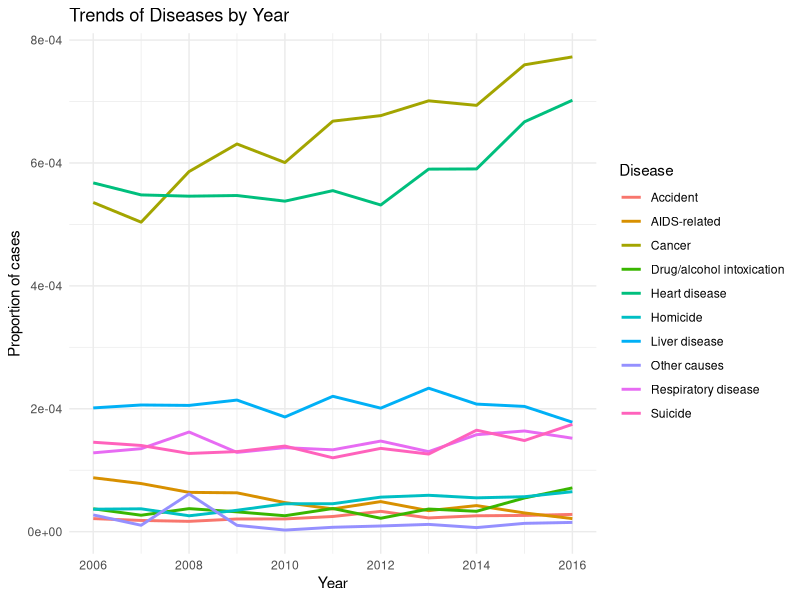
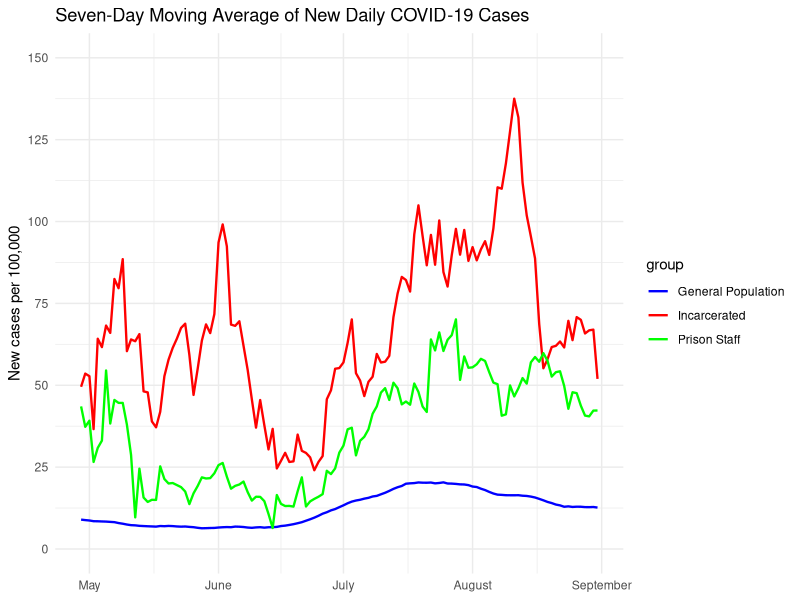
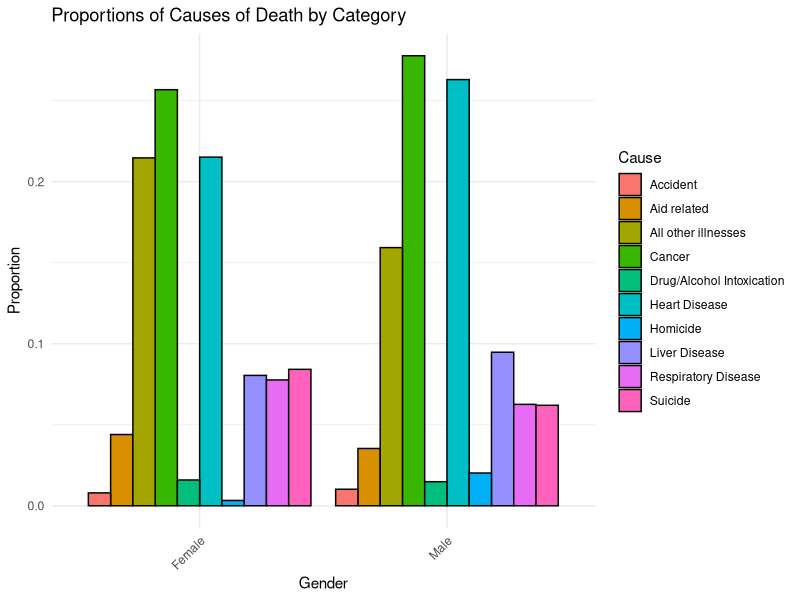
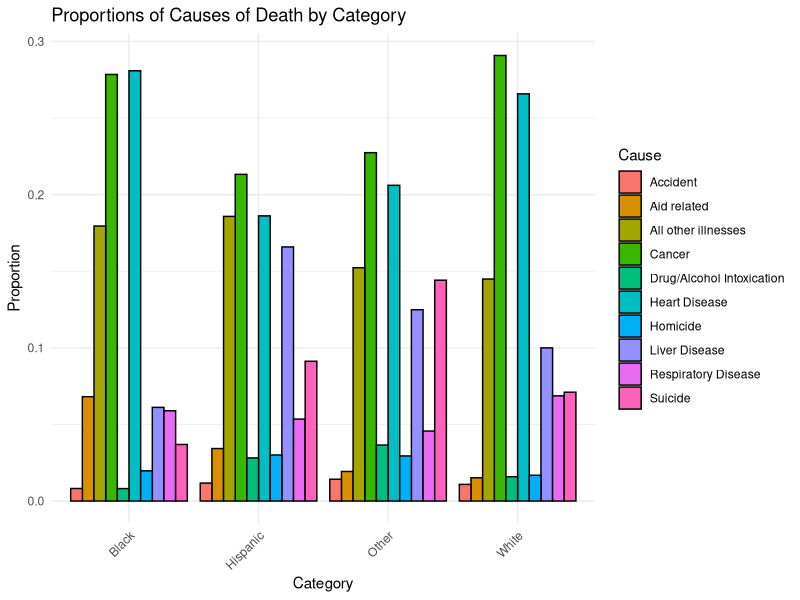

Source code (R) for these figures, in order:
## ---- chunk 1
#| include: false
#| warning: false
#| message: false

#### Preamble ####
# Purpose: Read the cleaned dataset to use it for the analysis
# Author: Kaavya Kalani, Monica Sainani, Aamishi Avarsekar
# Date: 14 February 2024
# Contact: kaavya.kalani@mail.utoronto.ca, monica.sainani@mail.utoronto.ca, aamishi.avarsekar@mail.utoronto.ca
# License: MIT
# Pre-requisites: run scripts/01-data_cleaning.R

#### Workspace setup ####
# install.packages("tidyverse")
# install.packages("knitr")
# install.packages("here")
# install.packages("ggplot2")
# install.packages("readxl")

library(ggplot2)
library(readxl)
library(tidyverse)
library(palmerpenguins)
#### Preamble ####
# Purpose: Read the cleaned dataset to use it for the analysis
# Author: Kaavya Kalani, Monica Sainani, Aamishi Avarsekar
# Date: 14 February 2024
# Contact: kaavya.kalani@mail.utoronto.ca, monica.sainani@mail.utoronto.ca, aamishi.avarsekar@mail.utoronto.ca
# License: MIT
# Pre-requisites: run scripts/01-data_cleaning.R

#### Workspace setup ####
# install.packages("tidyverse")
# install.packages("knitr")
# install.packages("here")
# install.packages("ggplot2")
# install.packages("readxl")
# install.packages("gdata")
# install.packages("dplyr")
# install.packages("haven")

library(ggplot2)
library(readxl)
library(tidyverse)
library(knitr)
library(here)
library(gdata)
library(dplyr)
library(haven)
library(knitr)
library(here)
## ---- chunk 2
#| message: false
#| echo: false
#| label: fig-overall-death
#| fig-cap: Causes of deaths among the prisoners

# Load cleaned data from CSV

health_data_by_year_long_prop <- read.csv(file=here("data/analysis_data/cleaned_health_data_by_year.csv"), header = TRUE, stringsAsFactors = FALSE)

# Create the plot
ggplot(health_data_by_year_long_prop, aes(x = as.numeric(Year), y = Proportion, color = Disease)) +
  geom_line(linewidth = 1.0) +
  labs(title = "Trends of Diseases by Year",
       x = "Year",
       y = "Proportion of cases",
       color = "Disease") +
  theme_minimal()
## ---- chunk 3
#| message: false
#| echo: false
#| label: fig-covid
#| fig-cap: Covid trends in the jail

# Load cleaned data
ts_data <- read.csv(file=here("data/analysis_data/cleaned_covid19_data.csv"), header = TRUE, stringsAsFactors = FALSE)
# Load cleaned data
ts_data <- read.csv(file=here("data/analysis_data/cleaned_covid19_data.csv"), header = TRUE, stringsAsFactors = FALSE)

#Convert date column to Date type
ts_data$date <- as.Date(ts_data$date, format = "%Y-%m-%d")


# Create the figure using ggplot2 with solid lines
ggplot(ts_data, aes(x = date, y = new_cases_per_100k, color = group)) +
  geom_line(linewidth = 0.8) +  # Adjust the line thickness here (e.g., size = 0.8)
  scale_x_date(date_labels = "%B", date_breaks = "1 month", limits = c(min(ts_data$date), max(ts_data$date))) +
  scale_y_continuous(limits = c(0, 150), breaks = seq(0, 150, 25)) +
  labs(x = NULL, y = "New cases per 100,000", title = "Seven-Day Moving Average of New Daily COVID-19 Cases") +
  theme_minimal() +
  geom_vline(xintercept = as.numeric(as.Date(c("2020-04-01", "2020-05-01", "2020-06-01", "2020-07-01", "2020-08-01", "2020-09-01"))),
             linetype = "dashed", color = "gray") +
  annotate("text", x = as.Date(c("2020-04-01", "2020-05-01", "2020-06-01", "2020-07-01", "2020-08-01", "2020-09-01")),
           y = 150, label = c("April 2020", "May 2020", "June 2020", "July 2020", "August 2020", "September 2020"),
          vjust = -0.5, hjust = 0, color = "gray") +
  scale_color_manual(values = c("blue", "red", "green"))

## ---- chunk 4
#| message: false
#| echo: false
#| label: fig-death-vs-gender
#| fig-cap: Causes of deaths among the prisoners by gender

cause_mapping <- c(
  "cancer" = "Cancer",
  "heart_disease" = "Heart Disease",
  "liver_disease" = "Liver Disease",
  "respiratory_disease" = "Respiratory Disease",
  "aids_related" = "Aid related",
  "all_other_illnesses" = "All other illnesses",
  "suicide" = "Suicide",
  "drug_alcohol_intoxication" = "Drug/Alcohol Intoxication",
  "accident" = "Accident",
  "homicide_d" = "Homicide"
)

# Load cleaned data
health_demographic_data_clean <- read_csv(file=here("data/analysis_data/cleaned_health_data_gender.csv"))

# Plot the proportions graph using geom_bar with position = "dodge"
ggplot(health_demographic_data_clean, aes(x = x1, y = Proportion, fill = Cause)) +
  geom_bar(stat = "identity", position = "dodge", color = "black", size = 0.5) +
  labs(title = "Proportions of Causes of Death by Category",
       x = "Gender",
       y = "Proportion") +
  scale_fill_discrete(labels = cause_mapping) +
  theme_minimal() +
  theme(axis.text.x = element_text(angle = 45, hjust = 1))
## ---- chunk 5
#| message: false
#| echo: false
#| label: fig-death-vs-race-2
#| fig-cap: Causes of deaths among the prisoners by race

# Load cleaned data from CSV
race_health_data_long <- read.csv(file=here("data/analysis_data/cleaned_health_data_race.csv"), header = TRUE, stringsAsFactors = FALSE)

# Create a bar plot showing proportions with black borders
ggplot(race_health_data_long, aes(x = x1, y = Proportion, fill = Cause)) +
  geom_bar(stat = "identity", position = "dodge", color = "black", size = 0.5) +  # Add black borders
  labs(title = "Proportions of Causes of Death by Category",
       x = "Category",
       y = "Proportion") +
  theme_minimal() +
  theme(axis.text.x = element_text(angle = 45, hjust = 1))
